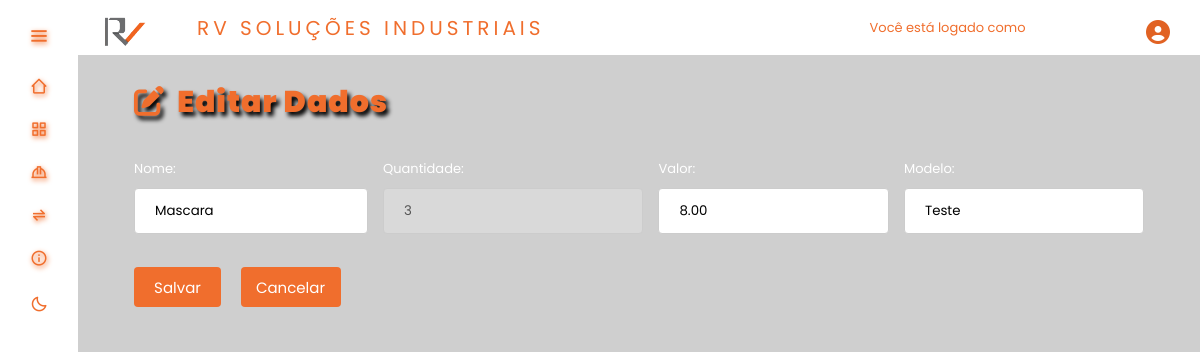
The app's page /tables/editEpi.php?id=1, older data.
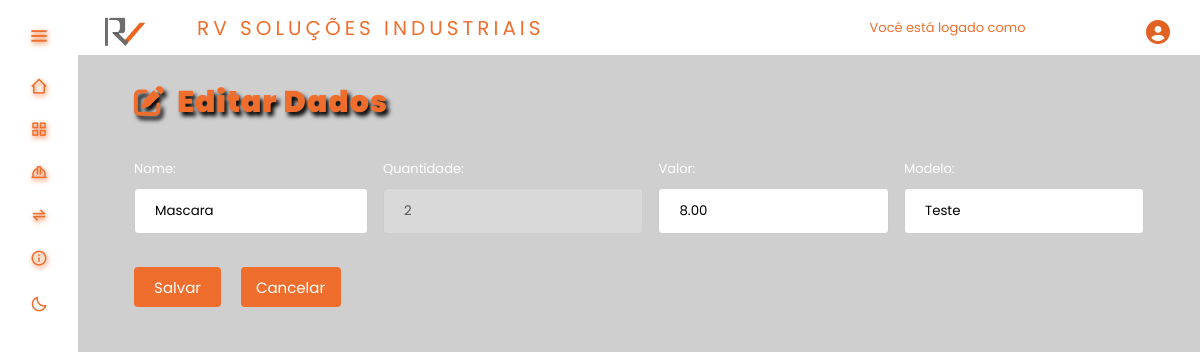
The same page, newer data.
### tables this page shows
CREATE TABLE `produto` (
  `id_produto` int(11) NOT NULL,
  `Quantidade` int(11) DEFAULT NULL,
  `Valor` decimal(6,2) DEFAULT NULL,
  `Modelo` varchar(100) DEFAULT NULL,
  `Descricao` varchar(100) DEFAULT NULL,
  `Tipo` int(11) DEFAULT NULL,
  `Fornecedor_id` int(11) DEFAULT NULL
);

### tables/editEpi.php (the view, shortened to what this page needs)
<?php
include_once("conexao.php");
include(HEADER_TEMPLATE);
$result_produto = "SELECT * FROM produto WHERE id_produto = '" . $_GET['id'] . "'";
$resultado_produto = mysqli_query($conn, $result_produto);
$row_produto = mysqli_fetch_assoc($resultado_produto);
?>
<!DOCTYPE html>
    <head>
        <link rel="stylesheet" href="<?php echo BASEURL; ?>css/styleSubmit.css"/>
        <link rel="stylesheet" href="style.css"><link rel="stylesheet" href="<?php echo BASEURL; ?>inc/style.css"/>
        <link rel="stylesheet" href="<?php echo BASEURL; ?>inc/styleDark.css">
        <link href='https://unpkg.com/boxicons@2.1.4/css/boxicons.min.css' rel='stylesheet'>
        <link rel="stylesheet" href="https://cdnjs.cloudflare.com/ajax/libs/font-awesome/6.4.0/css/all.min.css"
 />
    </head>
    <body>
        <div class="TituloARE">
            <h2 class="titulosare"><i class="fa fa-edit"></i>&nbsp Editar Dados </h2>
        </div>
        <form class="tela-editar" method="POST" action="functions/edita_Epis.php" enctype="multipart/form-data">
            <div class="deixar-column">
                <div class="inputValues">
                    <div class="Nome">
                        <label for="Nome">
                            Nome:
                            <input type="text" name="descricao" value="<?php echo $row_produto['Descricao']; ?>"><br><br>
                        </label>
                    </div>
                    <div class="Qtd">
                        <label for="Qtd">
                            Quantidade:
                            <input type="number" name="quantidade" placeholder="Digite a quantidade" value="<?php echo $row_produto['Quantidade']; ?>" disabled><br><br>
                        </label>
                    </div>
                    <div class="Valor">
                        <label for="Valor">
                            Valor:
                            <input type="number" step="0.01" name="valor" min="0.01" placeholder="Digite o valor" value="<?php echo $row_produto['Valor']; ?>"><br><br>
                        </label>
                    </div>
                    <div class="Modelo">
                        <label for="Modelo">
                            Modelo:
                            <input type="text" name="modelo" placeholder="Digite o modelo" value="<?php echo $row_produto['Modelo']; ?>"><br><br>
                        </label>
                    </div>
                </div>
                <div class="btnFuncoes">
                    <div class="btnSalvar">
                        <button type="submit" name="" class="btn btn-primary">Salvar</button>
                    </div>
                    <div class="btnCancela">
                        <a href="<?php echo BASEURL;?>tables/epis.php">Cancelar</a>
                    </div>
                </div>
            </div>
        </form>
    </body>
</html>

### inc/header.php (shortened to what this page needs)
<!DOCTYPE html>
<html lang="pt-br">
  <head>
    <link href='https://unpkg.com/boxicons@2.1.4/css/boxicons.min.css' rel='stylesheet'>
    <link rel="stylesheet" href="https://cdnjs.cloudflare.com/ajax/libs/font-awesome/6.4.0/css/all.min.css" />
    <link rel="stylesheet" href="<?php echo BASEURL; ?>inc/style.css"/>
    <link rel="stylesheet" href="<?php echo BASEURL; ?>inc/styleDark.css">
  </head>
  <header>
    <div class="sidebar" id="sidebar">
      <div class="logo_details">
          <i class="bx bx-menu" id="btn"></i>
        </div>
        <ul class="nav-list">
          <li>
            <a href="<?php echo BASEURL; ?>telas/index.php">
              <i class='bx bx-home-alt-2' id="icons"></i>
            </a>
          </li>
          <li>
            <a href="<?php echo BASEURL; ?>./tables/insumos.php">
              <i class='bx bx-grid-alt' id="icons"></i>
            </a>
          </li>
          <li>
            <a href="<?php echo BASEURL; ?>./tables/epis.php">
              <i class='bx bx-hard-hat' id="icons"></i>
            </a>
          </li>
          <li>
            <a href="<?php echo BASEURL; ?>telas/historico.php">
              <i class='bx bx-transfer-alt' id="icons"></i>
            </a>
          </li>
          <li>
            <a href="<?php echo BASEURL; ?>telas/sobre.php">
              <i class='bx bx-info-circle' id="icons"></i>
            </a>
          </li>
          <li>
            <a class="darkLight-searchBox">
              <div class="dark-light">
                <i class='bx bx-moon moon'></i>
              </div>
            </a>
          </li>
        </ul>
      </div>
  </header>
    <section class="home-section">
      <div class="topnav" id="myTopnav">
        <nav>
          <a class="logo_rv" href="#">
            <img src="<?php echo BASEURL; ?>images/logo.png" alt="logo" width="45" height="">
          </a>
          <ul class="container">
            <a class="logo" href="#">RV Soluções Industriais</a>
          </ul>
          <ul>
            <p class="user-logado">Você está logado como </p>
          </ul>
          <ul class="navlist">
            <li><a href="#" class="login"><i class="fa-solid fa-circle-user fa-xl" style="color: #e16223;"></i></a></li>
          </ul>
        </nav>
      </div>

### inc/style.css (style rules this page uses)
:root { --color-default:#1c1c1c; --color-second: #D3D3D3; --color-white:#89817D; --color-body:#4A3F35; --color-black:#F06E2D; --search-bar: #F2F2F2; --search-text: #010718; }
* { padding: 0%; margin: 0%; box-sizing: border-box; font-family: 'Poppins', sans-serif; }
.container { font-size:20px; text-transform: uppercase; letter-spacing: 4px; margin: 0 0 0 50px; }
.container .logo { cursor: default; }
.sidebar { min-height: 100vh; width: 78px; padding: 6px 14px; z-index: 10; background-color: var(--color-default); transition: all .5s ease; position: fixed; top:0; left: 0; }
.sidebar .logo_details { height: 60px; display: flex; align-items: center; position: relative; }
.sidebar .logo_details #btn { position: absolute; top:3.7vh; right: 0; transform: translateY(-50%); font-size: 23px; text-align: center; cursor: pointer; transition: all .5s ease; text-shadow: 1px 2px 5px #F06E2D; }
.sidebar i { color:var(--color-black); height: 60px; line-height: 60px; min-width: 50px; font-size: 25px; text-align: center; }
.sidebar .nav-list { margin-top: -5px; height: 100%; }
.sidebar li { position: relative; margin:8px 0; list-style: none; }
.sidebar li a { display: flex; height: 100%; width: 100%; align-items: center; text-decoration: none; background-color: var(--color-default); position: relative; transition: all .5s ease; z-index: 12; }
.sidebar li a::after { content: ""; position: absolute; width: 100%; height: 100%; transform: scaleX(0); background-color: var(--color-white); border-radius: 5px; transition: transform 0.3s ease-in-out; transform-origin: left; z-index: -2; }
.sidebar li i { height: 35px; line-height: 35px; font-size: 18px; border-radius: 5px; }
.home-section { position: absolute; background-color: var(--color-body); min-height: 100vh; top:0vh; left:78px; width: calc(100% - 78px); transition: all .6s ease; z-index: 2; }
* { margin: 0; padding: 0; box-sizing: border-box; }
a { color: rgb(168, 167, 167); text-decoration: none; transition: 0.5s; }
.container .logo { cursor: default; color: var(--color-black); }
nav { display: flex; align-items: center; font-family: system-ui, -apple-system, Helvetica, sans-serif, Arial; background: var(--color-default); height: 55px; position: relative; top: 0; left: 0; right: 0; z-index: 999; }
.navlist { list-style: none; z-index: 999; }
.navlist li { position: absolute; right: 30px; top: 2.5vh }
.logo_rv { position: relative; margin-top: 1.2vh; margin-left: 3vh; cursor: default; }
#icons { text-shadow: 1px 2px 5px #F06E2D; }
* { box-sizing: border-box }
body { font-family: Verdana, sans-serif; margin:0 }
img { vertical-align: middle; }
.topnav > nav > ul > .user-logado { color: #F06E2D; font-size: small; margin-left: 325px; }
label { font-size: small; margin-top: 50px; }
.TituloARE > .titulosare { font-family: 'Poppins', sans-serif; margin: 25px 0 0 5%; color: var(--color-black); font-size: 30px; font-weight: 1000; text-shadow: 3px 4px 4px black; letter-spacing: 1px; color: var(--color-black); font-size: 30px; font-weight: 1000; }
.btnSalvar { margin-right: 20px; }
.Nome { color: var(--search-text); }
.Modelo, .Valor, .Qtd, .Tipo, .Fornecedor { margin-left: 15px; color: var(--search-text); }
.tela-editar { display: flex; margin: 0 5% 0 5%; }
.deixar-column { display: flex; flex-direction: column; margin: 30px 0 0 0; }
.inputValues { display: flex; flex-direction: row; }
.btnFuncoes { display: flex; flex-direction: row; }
.btnFuncoes > .btnCancela { display: inline; width: 100px; background-color: #F06E2D; color: white; border: none; border-radius: 4px; cursor: pointer; height: 40px; padding: 8px 15px; }
.btnFuncoes > .btnCancela a { color: white; font-size: 15px; justify-content: center; align-items: center; }

### inc/styleDark.css (style rules this page uses)
:root { --color-default:#ffffff; --color-second: #bebebe; --color-white:#333333; --color-body:#cfcfcf; --color-black:#F06E2D; --search-bar: #F2F2F2; --search-text: #010718; }
.darkLight-searchBox .dark-light, .darkLight-searchBox .searchToggle { height: 40px; width: 40px; display: flex; align-items: center; justify-content: center; margin: 0 5px; }
.dark-light i, .searchToggle i { position: absolute; color: var( --color-black); font-size: 22px; cursor: pointer; transition: all 0.3s ease; }

Row changes from the older to the newer data that the page shows:
changed produto "Mascara": quantidade "3" → "2"
